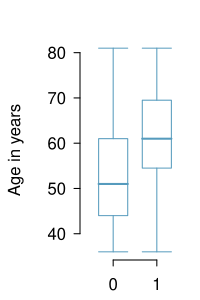

Write R code to recreate this figure.
library(openintro)
library(oibiostat)
data(COL)
data(prevend.samp)

myPDF("prevendStatinAgeBoxPlot.pdf", 2.0, 3.0,
      mar = c(2, 4.0, 2.0, 0.5),
      mgp = c(2.8, 0.7, 0))
boxPlot(prevend.samp$Age, prevend.samp$Statin,
        ylab = 'Age in years',
        xlab = '',
        pch = 19,
        cex = 1.0,
        lcol = COL[1],
        col = COL[1,3],
        axes = TRUE)

dev.off()
